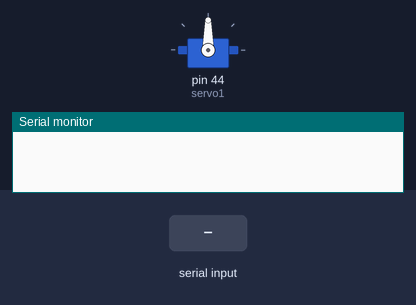
A sketch run on a simulated Arduino Mega 2560, built with avr-gcc and run on an emulated ATmega2560. On the bench: servo, the last lines printed to the serial monitor. Inputs (shaded band) come from the test bench.

Above: at 1.2 s.
1.3 s: "90,45\n" received over Serial
At 2.4 s:
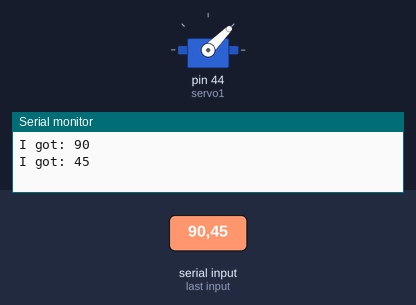
2.8 s: "30,150\n" received over Serial
At 3.6 s:
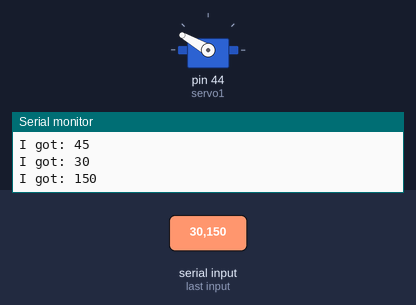
4.3 s: "5\n" received over Serial
At 4.7 s:
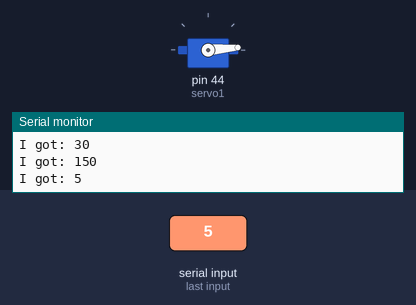
5.8 s: "200\n" received over Serial
At 7.0 s:
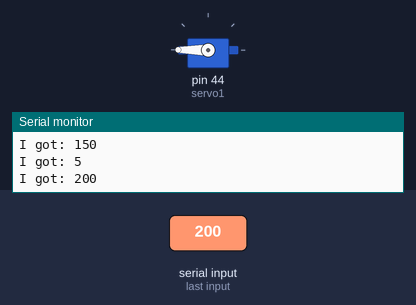
7.3 s: "90\n" received over Serial
At 8.2 s:
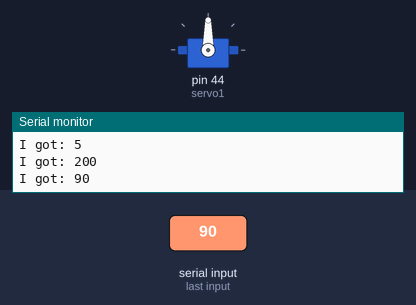
Timing chart, 0 to 9.8 s (numbered marks = the images above; inputs shaded):
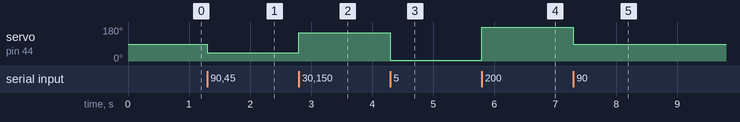

The sketch:

Servo_test.ino
```cpp
#include <Servo.h>

Servo servo1;

int val = 0;

void setup() {
  // put your setup code here, to run once:
  servo1.attach(44);
  Serial.begin(115200);

}

void moveServo(int angle) {
  servo1.write(angle);
}

void loop() {
  // put your main code here, to run repeatedly:
  if (Serial.available() > 0) {
    val = Serial.parseInt();
    if (val != 0) {
      Serial.print("I got: ");
      Serial.println(val, DEC);
      moveServo(val);
    }
  }
}
```

Measured:
- after the input at 1.3 s, servo on pin 44 (servo1): 90° → 45° at once
- after the input at 2.8 s, servo on pin 44 (servo1): 45° → 150° at once
- after the input at 4.3 s, servo on pin 44 (servo1): 150° → 5° at once
- after the input at 5.8 s, servo on pin 44 (servo1): 5° → 180° at once
- after the input at 7.3 s, servo on pin 44 (servo1): 180° → 90° at once
